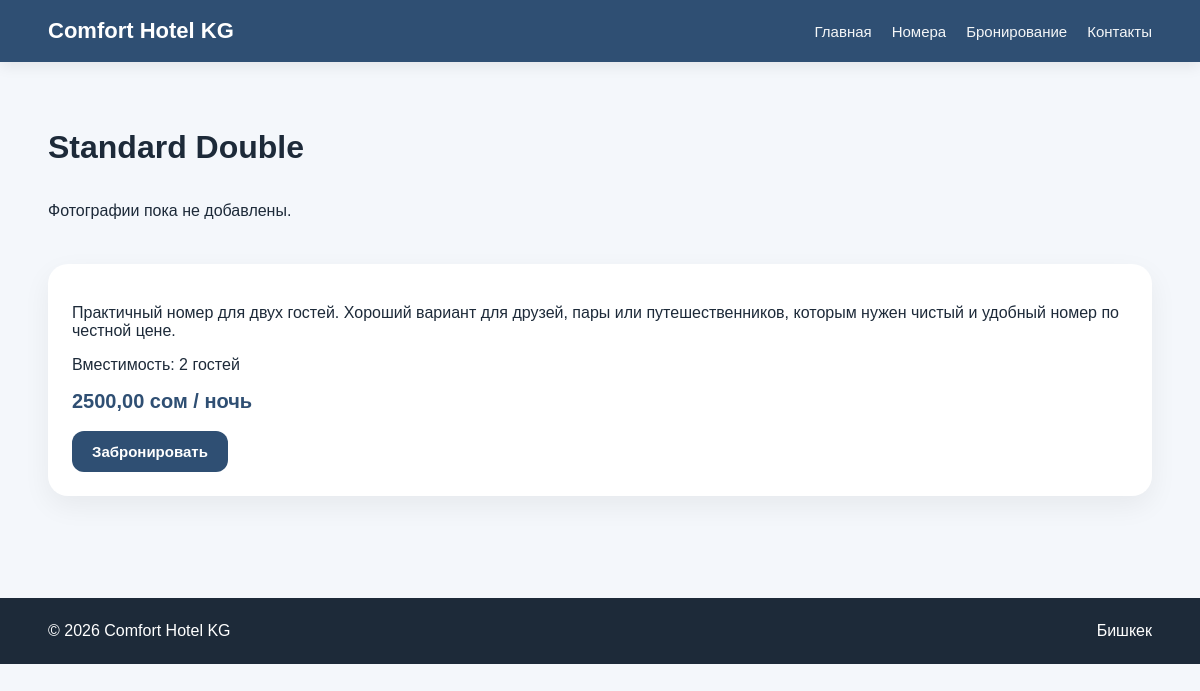
Page /rooms/standard-double/ on the committed database.
### rooms/models.py (models this page shows, shortened)
class Room(models.Model):
    title = models.CharField(max_length=120, unique=True)
    slug = models.SlugField(max_length=140, unique=True, blank=True)
    short_description = models.CharField(max_length=255)
    description = models.TextField()
    price_per_night = models.DecimalField(
        max_digits=10,
        decimal_places=2,
        validators=[MinValueValidator(0)]
    )
    capacity = models.PositiveIntegerField(validators=[MinValueValidator(1)])
    is_active = models.BooleanField(default=True)
    created_at = models.DateTimeField(auto_now_add=True)
    class Meta:
        ordering = ["price_per_night", "title"]
        verbose_name = "Room"
        verbose_name_plural = "Rooms"

### rooms/views.py (the view)
# urls.py: path("<slug:slug>/", room_detail_view, name="room_detail"),
def room_detail_view(request, slug):
    room = get_object_or_404(
        Room.objects.prefetch_related("images"),
        slug=slug,
        is_active=True,
    )
    return render(request, "rooms/room_detail.html", {"room": room})

### templates/rooms/room_detail.html (shortened to what this page needs)
{% extends "base.html" %}
{% block content %}
<section class="section">
    <h1 class="section-title">{{ room.title }}</h1>
    <div class="room-gallery">
        {% for image in room.images.all %}
            <img src="{{ image.image.url }}" alt="{{ image.alt_text|default:room.title }}">
        {% empty %}
            <p>Фотографии пока не добавлены.</p>
        {% endfor %}
    </div>
    <div class="room-detail-box">
        <p>{{ room.description }}</p>
        <p>Вместимость: {{ room.capacity }} гостей</p>
        <div class="price">{{ room.price_per_night }} сом / ночь</div>
        <a href="{% url 'bookings:booking_create_for_room' room.slug %}" class="btn">Забронировать</a>
    </div>
</section>
{% endblock %}

### static/css/style.css (style rules this page uses)
* { box-sizing: border-box; }
body { margin: 0; font-family: Arial, sans-serif; background: #f4f7fb; color: #1d2a39; }
.btn { display: inline-block; background: #2f4f73; color: white; text-decoration: none; border: none; border-radius: 12px; padding: 12px 20px; cursor: pointer; font-size: 15px; font-weight: 600; }
.section { margin-bottom: 42px; }
.section-title { font-size: 32px; margin-bottom: 20px; }
.price { font-size: 20px; font-weight: 700; color: #2f4f73; margin: 12px 0 18px; }
.room-gallery { display: grid; grid-template-columns: repeat(2, 1fr); gap: 18px; margin-bottom: 28px; }
.room-detail-box { background: white; border-radius: 20px; padding: 24px; box-shadow: 0 10px 28px rgba(0, 0, 0, 0.06); }

### rows in the picture
Room: title "Standard Double", description "Практичный номер для двух гостей. Хороший вариант для друзей, пары или путешественников, которым нужен чистый и удобный номер по честной цене.", capacity "2", price_per_night "2500,00"
